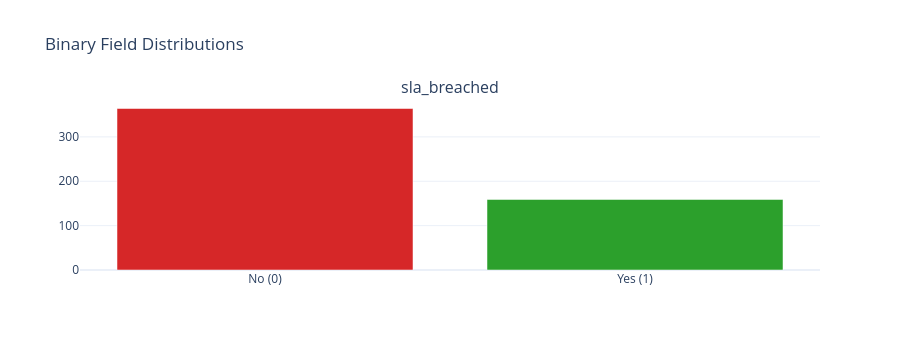

Notebook code for this chart:
### Markdown cell above
## 3.10 Binary Field Validation

Binary fields should contain only 0 and 1 values. Any other values indicate data quality issues.

### Code cell
binary_cols = [name for name, col in findings.columns.items()
               if col.inferred_type == ColumnType.BINARY
               and name not in TEMPORAL_METADATA_COLS]

print("=" * 60)
print("BINARY FIELD VALIDATION")
print("=" * 60)
print(f"\nDetected binary columns: {binary_cols}")

if binary_cols:
    binary_results = []
    for col in binary_cols:
        unique_vals = sorted(df[col].dropna().unique())
        is_valid = set(unique_vals).issubset({0, 1, 0.0, 1.0})
        count_0 = (df[col] == 0).sum()
        count_1 = (df[col] == 1).sum()
        total = count_0 + count_1

        binary_results.append({
            'column': col,
            'unique_values': unique_vals,
            'is_valid': is_valid,
            'count_0': count_0,
            'count_1': count_1,
            'pct_1': count_1 / total * 100 if total > 0 else 0
        })

        status = "✓" if is_valid else "⚠️"
        print(f"\n{status} {col}:")
        print(f"   Unique values: {unique_vals}")
        print(f"   0 (No): {count_0:,} ({count_0/total*100:.1f}%)")
        print(f"   1 (Yes): {count_1:,} ({count_1/total*100:.1f}%)")

        if not is_valid:
            invalid_vals = [v for v in unique_vals if v not in [0, 1, 0.0, 1.0]]
            print(f"   ⚠️ Invalid values found: {invalid_vals}")

    if len(binary_cols) <= 6:
        n_cols = len(binary_cols)
        fig = make_subplots(rows=1, cols=n_cols, subplot_titles=binary_cols)

        for i, col in enumerate(binary_cols, 1):
            counts = df[col].value_counts().sort_index()
            fig.add_trace(
                go.Bar(x=['No (0)', 'Yes (1)'], y=[counts.get(0, 0), counts.get(1, 0)],
                       marker_color=['#d62728', '#2ca02c'], showlegend=False),
                row=1, col=i
            )

        fig.update_layout(height=350, title_text="Binary Field Distributions",
                          template='plotly_white')
        display_figure(fig)
else:
    print("\nNo binary columns detected.")

### Figure 1 — Plotly figure (JSON) as saved in the notebook; plotly's stock layout.template omitted (floating-point values rounded to 4 significant figures)
{"data": [{"marker": {"color": ["#d62728", "#2ca02c"]}, "showlegend": false, "type": "bar", "x": ["No (0)", "Yes (1)"], "xaxis": "x", "y": [364, 159], "yaxis": "y"}], "layout": {"annotations": [{"font": {"size": 16}, "showarrow": false, "text": "sla_breached", "x": 0.5, "xanchor": "center", "xref": "paper", "y": 1.0, "yanchor": "bottom", "yref": "paper"}], "height": 350, "title": {"text": "Binary Field Distributions"}, "xaxis": {"anchor": "y", "domain": [0.0, 1.0]}, "yaxis": {"anchor": "x", "domain": [0.0, 1.0]}}}
